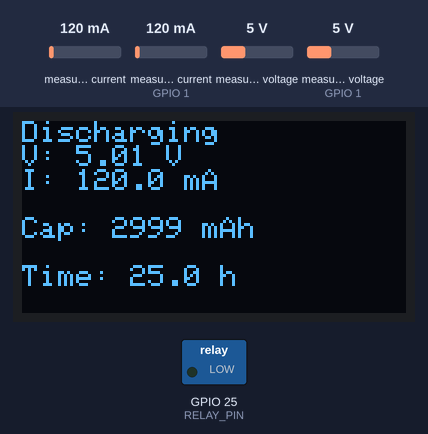
The sketch below on a simulated ESP32. Shown: 128×64 one-colour display, switched loads named in the sketch (green lamp = pin HIGH). The test bench sets the inputs (shaded band); at power-on: measured current 120 mA, measured voltage 5 V, measured current (sensor on GPIO 1) 120 mA, measured voltage (sensor on GPIO 1) 5 V. What the sketch prints to the serial monitor is not drawn.

Above: at 3.2 s.
3.3 s: measured current (sensor 0) set to 1500 mA
At 5.0 s:
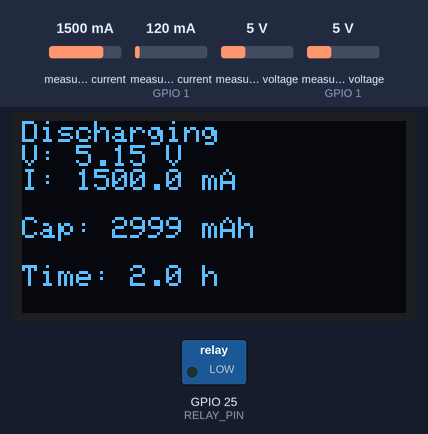
7.6 s: measured voltage (sensor 0) set to 0.3 V
At 9.6 s:
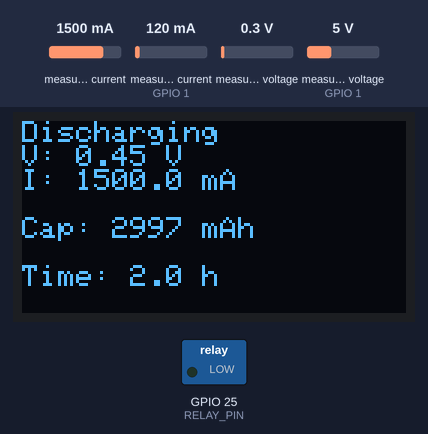
11.7 s: measured current (sensor 0) set to 40 mA
At 13.0 s:
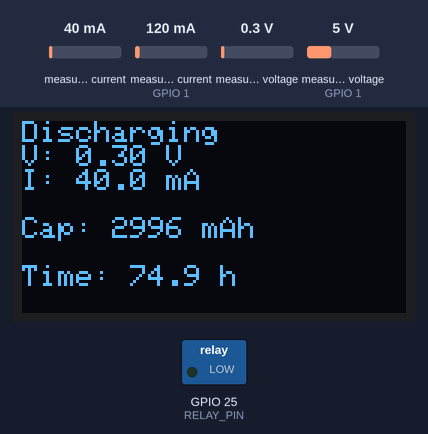
13.7 s: measured voltage (sensor 0) set to 3.8 V
At 14.7 s:
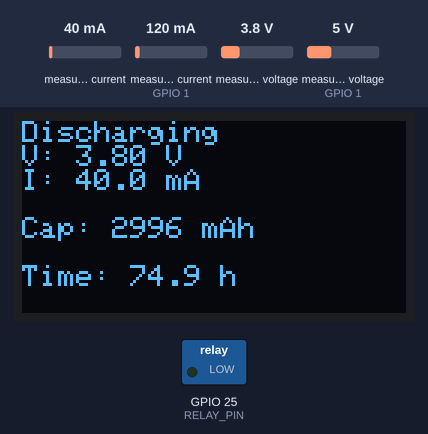
Timing chart, 0 to 16.7 s (numbered marks = the images above; inputs shaded):
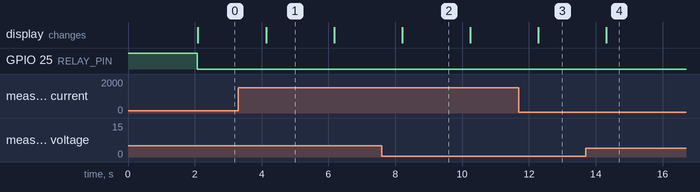

Measured:
- after the input at 3.3 s, the display: changes after 0.83 s (image 1)
- after the input at 11.7 s, the display: changes after 0.58 s (image 3)
- after the input at 13.7 s, the display: changes after 0.62 s (image 4)
- what the display in image 2 shows lasts 2.0 s, from 8.2 s to 10.2 s

The sketch:

both_sections.ino
```cpp
#include <Wire.h>
#include <Adafruit_INA219.h>
#include <Adafruit_SSD1306.h>

#define SCREEN_WIDTH 128
#define SCREEN_HEIGHT 64
#define OLED_RESET -1
Adafruit_SSD1306 display(SCREEN_WIDTH, SCREEN_HEIGHT, &Wire, OLED_RESET);
Adafruit_INA219 ina219_load(0x40);
Adafruit_INA219 ina219_charge(0x41);

const int RELAY_PIN = 25;
float capacity_mAh = 3000.0;
unsigned long lastMillis = 0;
bool isCharging = true;

void setup() {
  Serial.begin(115200);
  pinMode(RELAY_PIN, OUTPUT);
  digitalWrite(RELAY_PIN, HIGH); // Start charging (NO closed)

  Wire.begin(21, 22);

  if (!ina219_load.begin()) {
    Serial.println("INA219 (0x40) failed. Check: SDA->GPIO21, SCL->GPIO22, VCC->3V3, GND->GND, A0->GND, A1->GND");
    while (1) delay(10);
  }

  if (!ina219_charge.begin()) {
    Serial.println("INA219 (0x41) failed. Check: SDA->GPIO21, SCL->GPIO22, VCC->3V3, GND->GND, A0->VCC, A1->GND");
    while (1) delay(10);
  }

  if (!display.begin(SSD1306_SWITCHCAPVCC, 0x3C)) {
    Serial.println("SSD1306 failed. Check: SDA->GPIO21, SCL->GPIO22, VCC->3V3, GND->GND");
    while (1) delay(10);
  }

  display.clearDisplay();
  display.setTextSize(1);
  display.setTextColor(SSD1306_WHITE);
  display.setCursor(0, 0);
  display.println("System Ready");
  display.display();
  Serial.println("System Started");
  delay(2000);
}

void loop() {
  unsigned long currentMillis = millis();
  float delta_t = (currentMillis - lastMillis) / 1000.0;
  lastMillis = currentMillis;

  float shunt_load_mV = ina219_load.getShuntVoltage_mV();
  float bus_load_V = ina219_load.getBusVoltage_V();
  float current_load_mA = ina219_load.getCurrent_mA();

  float battery_V = bus_load_V + (shunt_load_mV / 1000.0);
  float load_current_mA = current_load_mA;

  float shunt_charge_mV = ina219_charge.getShuntVoltage_mV();
  float bus_charge_V = ina219_charge.getBusVoltage_V();
  float current_charge_mA = ina219_charge.getCurrent_mA();

  float charge_V = bus_charge_V;

  if (isCharging && battery_V >= 3.7) {
    isCharging = false;
    digitalWrite(RELAY_PIN, LOW); // Switch to discharging (NC closed)
  }

  float remaining_time_h = 0.0;
  if (isCharging) {
    capacity_mAh += (current_charge_mA * delta_t / 3600.0);
    if (capacity_mAh < 0) capacity_mAh = 0;
    if (capacity_mAh > 5000) capacity_mAh = 5000;
  } else {
    capacity_mAh -= (load_current_mA * delta_t / 3600.0);
    if (capacity_mAh < 0) capacity_mAh = 0;
    if (load_current_mA > 0) {
      remaining_time_h = capacity_mAh / load_current_mA;
    }
  }

  Serial.print("V: "); Serial.print(battery_V, 2);
  Serial.print(" V | Load I: "); Serial.print(load_current_mA, 2);
  Serial.print(" mA | Charge I: "); Serial.print(current_charge_mA, 2);
  Serial.print(" mA | Cap: "); Serial.print(capacity_mAh, 2);
  Serial.print(" mAh | Time: "); Serial.print(remaining_time_h, 2);
  Serial.println(" h");

  display.clearDisplay();
  display.setCursor(0, 0);
  if (isCharging) {
    display.println("Charging");
    display.print("V: "); display.print(charge_V, 2); display.println(" V");
    display.setCursor(0, 16);
    display.print("I: "); display.print(current_charge_mA, 1); display.println(" mA");
    display.setCursor(0, 32);
    display.print("Cap: "); display.print((int)capacity_mAh); display.println(" mAh");
  } else {
    display.println("Discharging");
    display.print("V: "); display.print(battery_V, 2); display.println(" V");
    display.setCursor(0, 16);
    display.print("I: "); display.print(load_current_mA, 1); display.println(" mA");
    display.setCursor(0, 32);
    display.print("Cap: "); display.print((int)capacity_mAh); display.println(" mAh");
    display.setCursor(0, 48);
    display.print("Time: "); display.print(remaining_time_h, 1); display.println(" h");
  }
  display.display();

  delay(2000);
}
```
